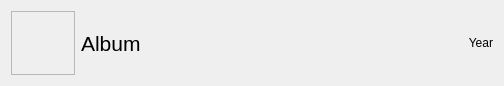
<?xml version="1.0" encoding="UTF-8"?>
<ui version="4.0">
 <class>Form</class>
 <widget class="QWidget" name="Form">
  <property name="geometry">
   <rect>
    <x>0</x>
    <y>0</y>
    <width>504</width>
    <height>76</height>
   </rect>
  </property>
  <property name="sizePolicy">
   <sizepolicy hsizetype="Preferred" vsizetype="Fixed">
    <horstretch>0</horstretch>
    <verstretch>0</verstretch>
   </sizepolicy>
  </property>
  <property name="windowTitle">
   <string>Form</string>
  </property>
  <layout class="QHBoxLayout" name="horizontalLayout" stretch="0,1,0">
   <item>
    <widget class="QLabel" name="cover">
     <property name="sizePolicy">
      <sizepolicy hsizetype="Preferred" vsizetype="Preferred">
       <horstretch>0</horstretch>
       <verstretch>0</verstretch>
      </sizepolicy>
     </property>
     <property name="minimumSize">
      <size>
       <width>64</width>
       <height>64</height>
      </size>
     </property>
     <property name="maximumSize">
      <size>
       <width>64</width>
       <height>64</height>
      </size>
     </property>
     <property name="baseSize">
      <size>
       <width>64</width>
       <height>64</height>
      </size>
     </property>
     <property name="frameShape">
      <enum>QFrame::StyledPanel</enum>
     </property>
     <property name="frameShadow">
      <enum>QFrame::Sunken</enum>
     </property>
     <property name="text">
      <string/>
     </property>
     <property name="alignment">
      <set>Qt::AlignCenter</set>
     </property>
    </widget>
   </item>
   <item>
    <widget class="QLabel" name="lAlbum">
     <property name="sizePolicy">
      <sizepolicy hsizetype="Preferred" vsizetype="Preferred">
       <horstretch>0</horstretch>
       <verstretch>0</verstretch>
      </sizepolicy>
     </property>
     <property name="font">
      <font>
       <pointsize>16</pointsize>
      </font>
     </property>
     <property name="text">
      <string>Album</string>
     </property>
    </widget>
   </item>
   <item>
    <widget class="QLabel" name="year">
     <property name="text">
      <string>Year</string>
     </property>
     <property name="alignment">
      <set>Qt::AlignRight|Qt::AlignTrailing|Qt::AlignVCenter</set>
     </property>
    </widget>
   </item>
  </layout>
 </widget>
 <resources/>
 <connections/>
</ui>
